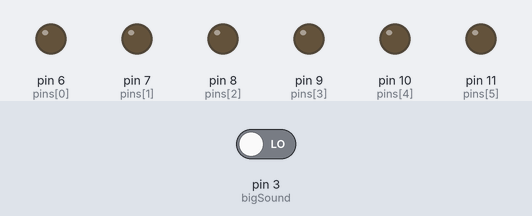
This sketch was run on a simulated Arduino Uno, built with avr-gcc and run on an emulated ATmega328P. Parts: output pins drawn as LEDs (lit = HIGH). Dashed ring = blinking. The test bench sets the inputs (shaded band); at power-on: pin 3 (bigSound) LOW.

Above: at 1.2 s.
1.3 s: pin 3 (bigSound) driven HIGH
At 1.73 s:
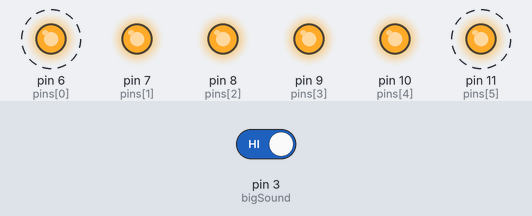
At 2.08 s:
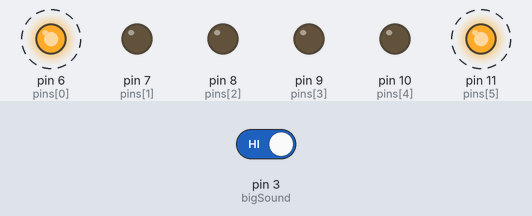
4.3 s: pin 3 (bigSound) driven LOW
At 4.53 s:
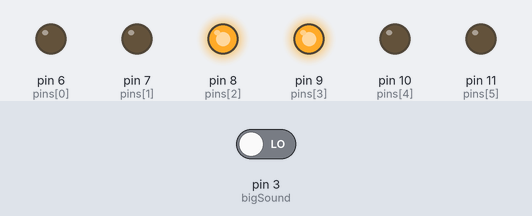
Timing chart, 0 to 7.3 s (numbered marks = the images above; inputs shaded):
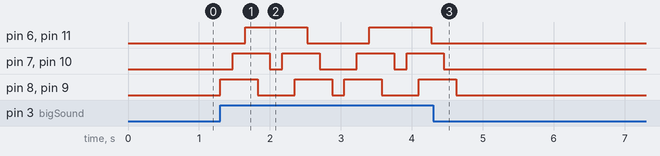

The sketch:

SS6_soundActivated.ino
```cpp
int i;
int wait = 175;
int bigSound = 3;

bool noise = LOW;

int pins[] = {6, 7, 8, 9, 10, 11};

int led1[] = {0, 0, 1, 1, 1, 1, 1, 0, 0, 0};
int led2[] = {0, 1, 1, 1, 0, 1, 1, 1, 0, 0};
int led3[] = {1, 1, 1, 0, 0, 0, 1, 1, 1, 0};
int led4[] = {1, 1, 1, 0, 0, 0, 1, 1, 1, 0};
int led5[] = {0, 1, 1, 1, 0, 1, 1, 1, 0, 0};
int led6[] = {0, 0, 1, 1, 1, 1, 1, 0, 0, 0};

void setup() {
  // put your setup code here, to run once:
  for (i=0; i<=5; i++) { pinMode(pins[i], OUTPUT); }
  pinMode(bigSound, INPUT);
}

void loop() {
  // put your main code here, to run repeatedly:
  noise = digitalRead(bigSound);

  if (noise == HIGH) {
    for (i=0; i<=9; i++) {
      digitalWrite(pins[0], led1[i]);
      digitalWrite(pins[1], led2[i]);
      digitalWrite(pins[2], led3[i]);
      digitalWrite(pins[3], led4[i]);
      digitalWrite(pins[4], led5[i]);
      digitalWrite(pins[5], led6[i]);
      delay(wait);
    }
  } else {
    for (i=0; i<=5; i++) {
      digitalWrite(pins[i], LOW);
    }
  }
}
```

Measured:
- after the input at 1.3 s, pin 6 (pins[0]): alternates HIGH for 0.88 s and LOW for 0.88 s, starting after 0.35 s; pin 7 (pins[1]): goes HIGH 0.53 s, LOW 0.18 s, HIGH 0.53 s, LOW 0.53 s, HIGH 0.53 s, LOW 0.18 s, then HIGH, starting after 0.18 s
- after the input at 4.3 s, pin 6 (pins[0]), pin 11 (pins[5]): stops changing and stays LOW; pin 7 (pins[1]), pin 10 (pins[4]): goes on until 4.5 s, then stays LOW; pin 8 (pins[2]), pin 9 (pins[3]): goes on until 4.6 s, then stays LOW
